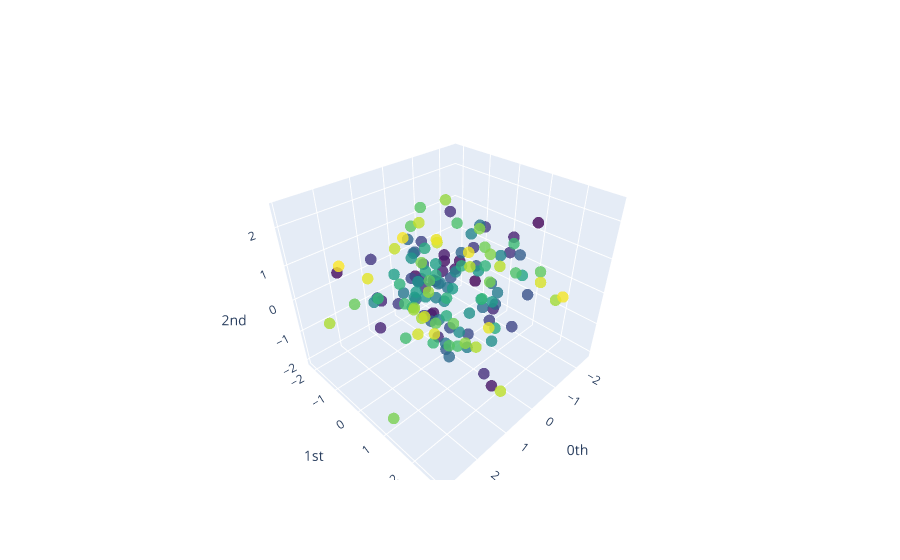

Notebook cell for this chart:
### Code cell
#Ejemplo de Encaje de Takens con libreria giotto-tda para el mes de Enero
embedder_periodic = SingleTakensEmbedding(parameters_type="search",time_delay=max_periodic_time_delay,
    dimension=max_periodic_dimension)
y_periodic_embedded = embedder_periodic.fit_transform(y["JAN"])
print("El delay encontrado es ", embedder_periodic.time_delay_)
print("La dimension encontrada es ", embedder_periodic.dimension_)
print(f"Shape of embedded time series: {y_periodic_embedded.shape}")

pca = PCA(n_components=3)
y_periodic_embedded_pca = pca.fit_transform(y_periodic_embedded)
plot_point_cloud(y_periodic_embedded_pca)

### Figure 1 — Plotly figure (JSON) as saved in the notebook; plotly's stock layout.template omitted (floating-point values rounded to 4 significant figures; data arrays with more than 128 entries replaced by an {"elided": "..."} marker saying what was removed)
{"data": [{"marker": {"color": {"elided": "143 int values"}, "colorscale": [[0, "#440154"], [0.1111, "#482878"], [0.2222, "#3e4989"], [0.3333, "#31688e"], [0.4444, "#26828e"], [0.5556, "#1f9e89"], [0.6667, "#35b779"], [0.7778, "#6ece58"], [0.8889, "#b5de2b"], [1, "#fde725"]], "opacity": 0.8, "size": 4}, "mode": "markers", "type": "scatter3d", "x": {"elided": "143 float values"}, "y": {"elided": "143 float values"}, "z": {"elided": "143 float values"}}], "layout": {"scene": {"xaxis": {"exponentformat": "e", "showexponent": "all", "title": {"text": "0th"}, "type": "linear"}, "yaxis": {"exponentformat": "e", "showexponent": "all", "title": {"text": "1st"}, "type": "linear"}, "zaxis": {"exponentformat": "e", "showexponent": "all", "title": {"text": "2nd"}, "type": "linear"}}}}
